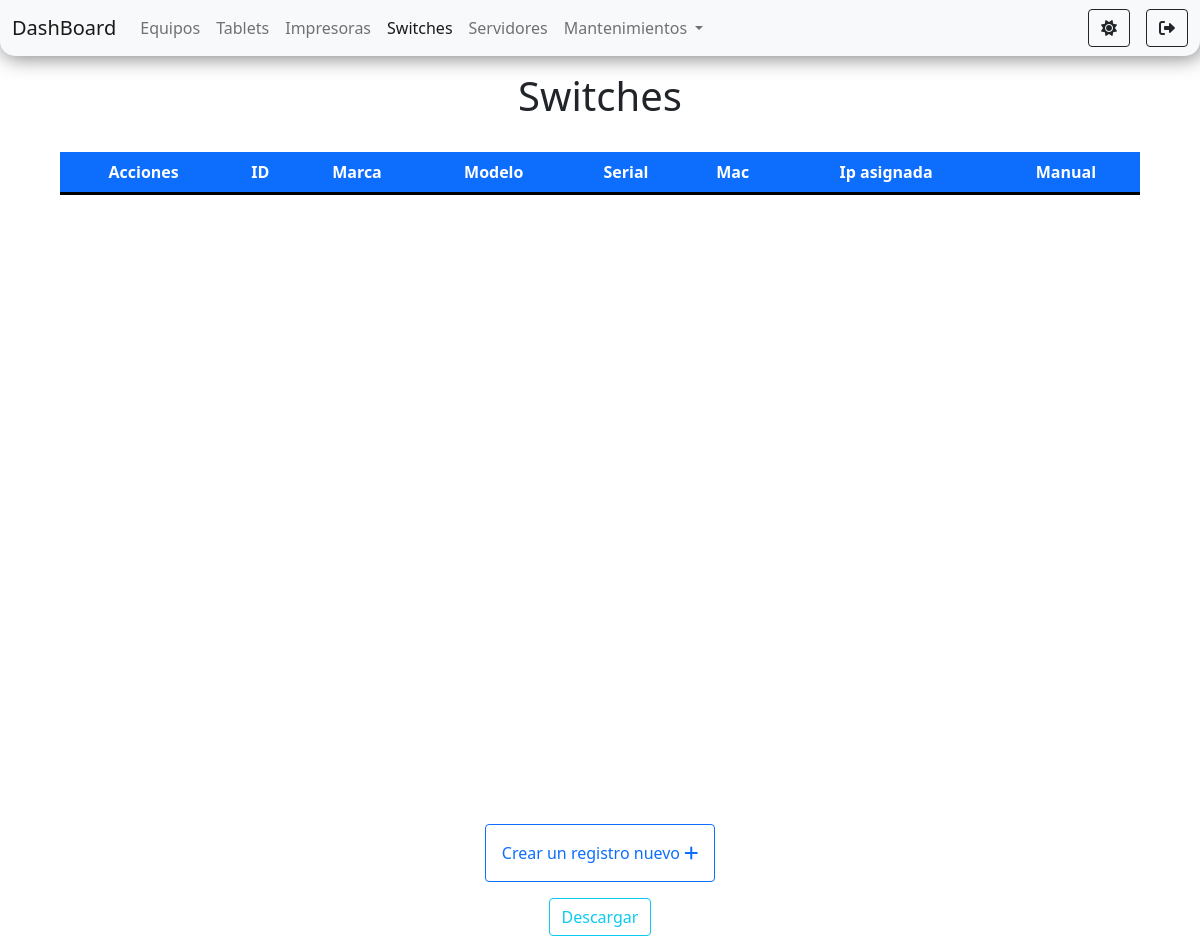
Page /pages/switches/switches.php (signed in) on the earlier database version.
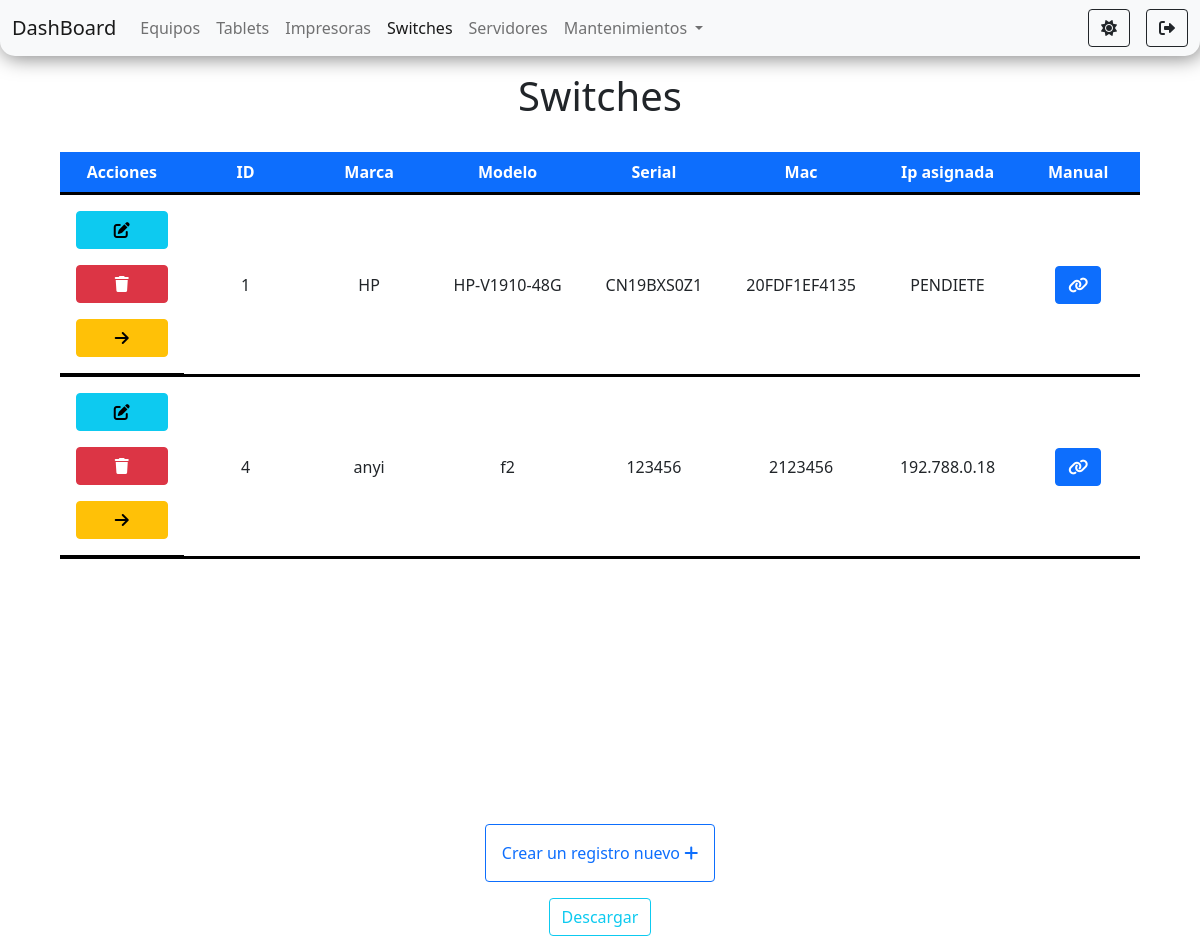
Same page on the later database version.
### tables this page shows
CREATE TABLE `switches` (
  `id` int(11) NOT NULL,
  `marca` varchar(200) NOT NULL,
  `modelo` varchar(200) NOT NULL,
  `serial` varchar(200) NOT NULL,
  `mac` varchar(200) NOT NULL,
  `ip` varchar(200) NOT NULL,
  `manual` varchar(200) NOT NULL
);

### tables/tables.php (called while the page is built, shortened)
<?php
    $switches = "SELECT *FROM switches";
    $switchesResult = $connection->query($switches);
?>

### pages/switches/switches.php (the view, shortened to what this page needs)
<?php
    require_once('../../connection/connection.php');
    require_once('../../tables/tables.php');
?>
<!doctype html>
<html lang="es">
<head>
    <link rel="stylesheet" href="https://cdnjs.cloudflare.com/ajax/libs/font-awesome/6.0.0-beta2/css/all.min.css" />
    <link href="https://cdn.jsdelivr.net/npm/bootstrap@5.1.2/dist/css/bootstrap.min.css" rel="stylesheet"
>
    <link rel="stylesheet" href="https://cdn.datatables.net/1.11.3/css/dataTables.bootstrap5.min.css">
    <link rel="stylesheet" href="../../styles/styles.css">
</head>
<body id="body">
    <nav class="navbar navbar-expand-lg navbar-light bg-light" id="navbar">
        <div class="container-fluid">
            <a class="navbar-brand" href="../../components/router.php?page=dashboard">DashBoard</a>
            <div class="collapse navbar-collapse" id="navbarSupportedContent">
                <ul class="navbar-nav me-auto mb-2 mb-lg-0">
                    <li class="nav-item">
                        <a class="nav-link" href="../../components/router.php?page=equipos">Equipos</a>
                    </li>
                    <li class="nav-item">
                    <a class="nav-link" href="../../components/router.php?page=tablets">Tablets</a>
                    </li>
                    <li class="nav-item">
                        <a class="nav-link" href="../../components/router.php?page=impresoras">Impresoras</a>
                    </li>
                    <li class="nav-item">
                        <a class="nav-link active" aria-current="page" href="../../components/router.php?page=switches">Switches</a>
                    </li>
                    <li class="nav-item">
                        <a class="nav-link" href="../../components/router.php?page=servidores">Servidores</a>
                    </li>
                    <li class="nav-item dropdown">
                        <a class="nav-link dropdown-toggle" href="#" id="navbarScrollingDropdown" role="button" data-bs-toggle="dropdown" aria-expanded="false">
                            Mantenimientos
                        </a>
                    </li>
                </ul>
                <div class="d-flex">
                    <button class="btn me-3 btn-outline-dark" id="btn-oscuro" onclick="onModoOscuro()"  title="Modo oscuro"><i class="fas fa-sun"></i></button>
                    <a href="../../components/router.php?page=logout" class="btn btn-outline-dark" id="btn-salir" title="Salir"><i class="fas fa-sign-out-alt"></i></a>
                </div>
            </div>
        </div>
    </nav>
    <div class="container-fluid d-flex flex-column align-items-center mt-3">
        <h1>Switches</h1>
        <div class="tabla">
            <table id="equipos" class="table text-center mt-4">
                <thead>
                    <tr class="bg-primary text-white">
                        <th scope="col">Acciones</th>
                        <th scope="col">ID</th>
                        <th scope="col">Marca</th>
                        <th scope="col">Modelo</th>
                        <th scope="col">Serial</th>
                        <th scope="col">Mac</th>
                        <th scope="col">Ip asignada</th>
                        <th scope="col">Manual</th>
                    </tr>
                </thead>
                <tbody>
                    <?php
                        if($switchesResult ->num_rows>0){
                            while($row = $switchesResult ->fetch_assoc()){
                    ?>
                    <tr id="tr<?php echo $row['id']?>">
                    <td class="d-flex flex-column justify-content-around">
                            <a href="./edid.php/?id=<?php echo $row['id']?>" class="btn btn-info m-2"  title="editar"><i class="fas fa-edit"></i></a>
                            <a  onclick="confirmar('<?php echo $row['id']?>', 'switches')" class="btn btn-danger m-2"  title="eliminar"><i class="fas fa-trash"></i></a>
                            <a  onclick="select('<?php echo $row['id']?>')" class="btn btn-warning m-2"  title="seleccionar"><i class="fas fa-arrow-right"></i></a>
                        </td>
                        <td><?php echo $row['id']  ?></td>
                        <td><?php echo $row['marca'] ?></td>
                        <td><?php echo $row['modelo'] ?></td>
                        <td><?php echo $row['serial']?></td>
                        <td><?php echo $row['mac']?></td>
                        <td><?php echo $row['ip']  ?></td>
                        <td><a class="btn btn-primary" href="<?php echo $row["manual"] ?>" title="<?php echo $row["manual"] ?>" target="_blank"><i class="fas fa-link"></i></a></td>
                    </tr>
                    <?php }} ?>
                </tbody>
            </table>
        </div>
        <a href="./create.php" class="btn btn-outline-primary p-3 m-3">Crear un registro nuevo <i class='fas fa-plus' ></i></a>
        <a href="./exportarTablaSwitches.php" class="btn btn-outline-info">Descargar</a>
    </div>
</body>
</html>

### styles/styles.css (style rules this page uses)
body { min-height: 100vh; }
#navbar { box-shadow: 2px 2px 20px rgb(0 0 0 / 50%); border-bottom-left-radius: 15px; border-bottom-right-radius: 15px; }
.tabla { height: 85vh; width: 90vw; overflow-x: scroll; }
td { min-width: 100px !important; }
tr { border-bottom: 3px solid black; vertical-align: middle; }

Differences in the rows shown:
added switches: id "1", marca "HP", modelo "HP-V1910-48G", serial "CN19BXS0Z1", mac "20FDF1EF4135", ip "PENDIETE"
added switches: id "4", marca "anyi", modelo "f2", serial "123456", mac "2123456", ip "192.788.0.18"
